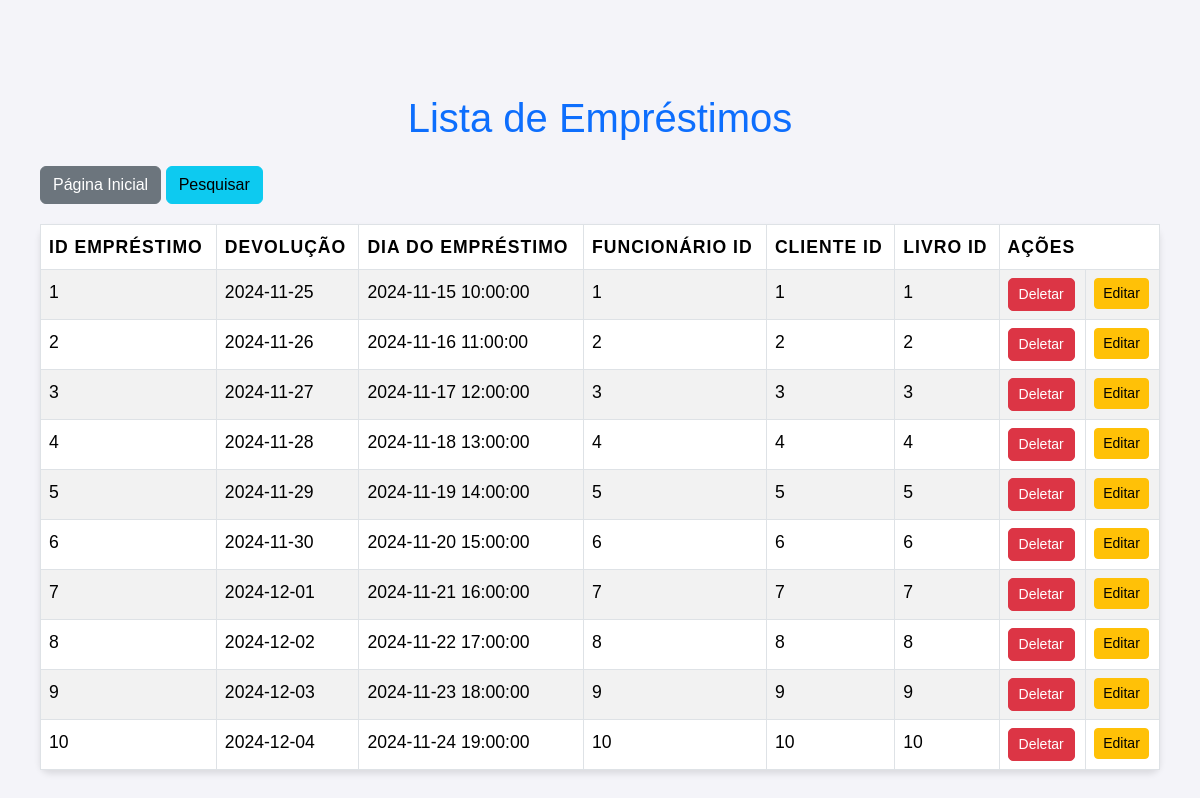
The app's page /emprestimosql.php (signed in) with its own data.
### tables this page shows
CREATE TABLE IF NOT EXISTS `emprestimo` (
  `idemprestimo` INT NOT NULL AUTO_INCREMENT,
  `devolucao` DATE NOT NULL,
  `dia_do_emprestimo` TIMESTAMP NOT NULL,
  `funcionario_idfuncionario` INT NOT NULL,
  `cliente_idcliente` INT NOT NULL,
  `livro_idlivro` INT NOT NULL,
  PRIMARY KEY (`idemprestimo`),
  INDEX `fk_emprestimo_funcionario1_idx` (`funcionario_idfuncionario` ASC) VISIBLE,
  INDEX `fk_emprestimo_cliente1_idx` (`cliente_idcliente` ASC) VISIBLE,
  INDEX `fk_emprestimo_livro1_idx` (`livro_idlivro` ASC) VISIBLE,
  CONSTRAINT `fk_emprestimo_funcionario1`
    FOREIGN KEY (`funcionario_idfuncionario`)
    REFERENCES `funcionario` (`idfuncionario`)
    ON DELETE CASCADE
    ON UPDATE CASCADE,
  CONSTRAINT `fk_emprestimo_cliente1`
    FOREIGN KEY (`cliente_idcliente`)
    REFERENCES `cliente` (`idcliente`)
    ON DELETE CASCADE
    ON UPDATE CASCADE,
  CONSTRAINT `fk_emprestimo_livro1`
    FOREIGN KEY (`livro_idlivro`)
    REFERENCES `livro` (`idlivro`)
    ON DELETE CASCADE
    ON UPDATE CASCADE);

### public/emprestimosql.php (the view, shortened to what this page needs)
<?php
require_once "../controle/conexao.php";
?>
<!DOCTYPE html>
<html lang="pt-br">
<head>
    <link href="https://cdn.jsdelivr.net/npm/bootstrap@5.3.3/dist/css/bootstrap.min.css" rel="stylesheet">
    <link rel="stylesheet" href="./css/estilo.css">
</head>
<body>
    <div class="container my-4">
        <h1 class="text-center text-primary mb-4">Lista de Empréstimos</h1>
        <div class="mb-3">
            <a href="home.php" class="btn btn-secondary">Página Inicial</a>
            <a href="../controle/pesquisaremprestimo.php" class="btn btn-info">Pesquisar</a>
        </div>
        <table class="table table-bordered table-striped table-hover">
            <thead class="thead-dark">
                <tr>
                    <th>ID Empréstimo</th>
                    <th>Devolução</th>
                    <th>Dia do Empréstimo</th>
                    <th>Funcionário ID</th>
                    <th>Cliente ID</th>
                    <th>Livro ID</th>
                    <th colspan="2">Ações</th>
                </tr>
            </thead>
            <tbody>
                <?php
                $campo = 'idemprestimo';
                $tabela = 'emprestimo';
                $loc = 'emprestimosql.php';
                $sql = "SELECT * FROM emprestimo";
                $resultados = mysqli_query($conexao, $sql);
                while ($linha = mysqli_fetch_array($resultados)) {
                    $id = $linha['idemprestimo'];
                    $devolucao = $linha['devolucao'];
                    $dia_do_emprestimo = $linha['dia_do_emprestimo'];
                    $funcionario = $linha['funcionario_idfuncionario'];
                    $cliente = $linha["cliente_idcliente"];
                    $livro = $linha["livro_idlivro"];
                    echo "<tr>";
                    echo "<td>{$id}</td>";
                    echo "<td>{$devolucao}</td>";
                    echo "<td>{$dia_do_emprestimo}</td>";
                    echo "<td>{$funcionario}</td>";
                    echo "<td>{$cliente}</td>";
                    echo "<td>{$livro}</td>";
                    echo "<td>
                            <a href='../controle/deletar.php?id={$id}&campo={$campo}&tabela={$tabela}&loc={$loc}' class='btn btn-danger btn-sm'>Deletar</a>
                        </td>";
                    echo "<td>
                            <a href='emprestimofor.php?id={$linha['idemprestimo']}' class='btn btn-warning btn-sm'>Editar</a>
                        </td>";
                    echo "</tr>";
                }
                ?>
            </tbody>
        </table>
    </div>
</body>
</html>

### public/css/estilo.css (style rules this page uses)
* { margin: 0; padding: 0; box-sizing: border-box; }
:root { --cor-principal: #007BFF; --cor-secundaria: #4CAF50; --cor-accent: #f44336; --cor-background: #f4f4f9; --cor-texto: #333; }
body { font-family: 'Arial', sans-serif; font-size: 16px; color: var(--cor-texto); background-color: var(--cor-background); line-height: 1.6; margin: 0; padding: 20px; }
.container { margin: 0 auto; padding: 20px; max-width: 1200px; }
h1 { text-align: center; margin: 30px 0 20px 0; font-size: 2.5rem; color: var(--cor-secundaria); }
a { text-decoration: none; color: #ffffff; background-color: var(--cor-principal); padding: 10px 15px; border-radius: 5px; transition: background-color 0.3s ease, transform 0.3s ease; }
table { width: 100%; margin-top: 20px; border-collapse: collapse; background-color: #ffffff; border-radius: 10px; box-shadow: 0px 4px 6px rgba(0, 0, 0, 0.1); }
th, td { padding: 12px 20px; text-align: left; border-bottom: 2px solid #ddd; font-size: 1.1em; color: var(--cor-texto); }
th { background-color: var(--cor-principal); color: #fff; font-weight: bold; text-transform: uppercase; letter-spacing: 1px; }
tr:nth-child(odd) { background-color: #f9f9f9; }
tr:nth-child(even) { background-color: #f3f3f3; }
a[href*="deletar"] { background-color: #dc3545; color: white; padding: 5px 10px; border-radius: 5px; transition: background-color 0.3s ease; }

### records on screen
emprestimo: idemprestimo "1", devolucao "2024-11-25", dia_do_emprestimo "2024-11-15 10:00:00", funcionario_idfuncionario "1", cliente_idcliente "1", livro_idlivro "1"
emprestimo: idemprestimo "2", devolucao "2024-11-26", dia_do_emprestimo "2024-11-16 11:00:00", funcionario_idfuncionario "2", cliente_idcliente "2", livro_idlivro "2"
emprestimo: idemprestimo "3", devolucao "2024-11-27", dia_do_emprestimo "2024-11-17 12:00:00", funcionario_idfuncionario "3", cliente_idcliente "3", livro_idlivro "3"
emprestimo: idemprestimo "4", devolucao "2024-11-28", dia_do_emprestimo "2024-11-18 13:00:00", funcionario_idfuncionario "4", cliente_idcliente "4", livro_idlivro "4"
emprestimo: idemprestimo "5", devolucao "2024-11-29", dia_do_emprestimo "2024-11-19 14:00:00", funcionario_idfuncionario "5", cliente_idcliente "5", livro_idlivro "5"
emprestimo: idemprestimo "6", devolucao "2024-11-30", dia_do_emprestimo "2024-11-20 15:00:00", funcionario_idfuncionario "6", cliente_idcliente "6", livro_idlivro "6"
emprestimo: idemprestimo "7", devolucao "2024-12-01", dia_do_emprestimo "2024-11-21 16:00:00", funcionario_idfuncionario "7", cliente_idcliente "7", livro_idlivro "7"
emprestimo: idemprestimo "8", devolucao "2024-12-02", dia_do_emprestimo "2024-11-22 17:00:00", funcionario_idfuncionario "8", cliente_idcliente "8", livro_idlivro "8"
emprestimo: idemprestimo "9", devolucao "2024-12-03", dia_do_emprestimo "2024-11-23 18:00:00", funcionario_idfuncionario "9", cliente_idcliente "9", livro_idlivro "9"
emprestimo: idemprestimo "10", devolucao "2024-12-04", dia_do_emprestimo "2024-11-24 19:00:00", funcionario_idfuncionario "10", cliente_idcliente "10", livro_idlivro "10"
